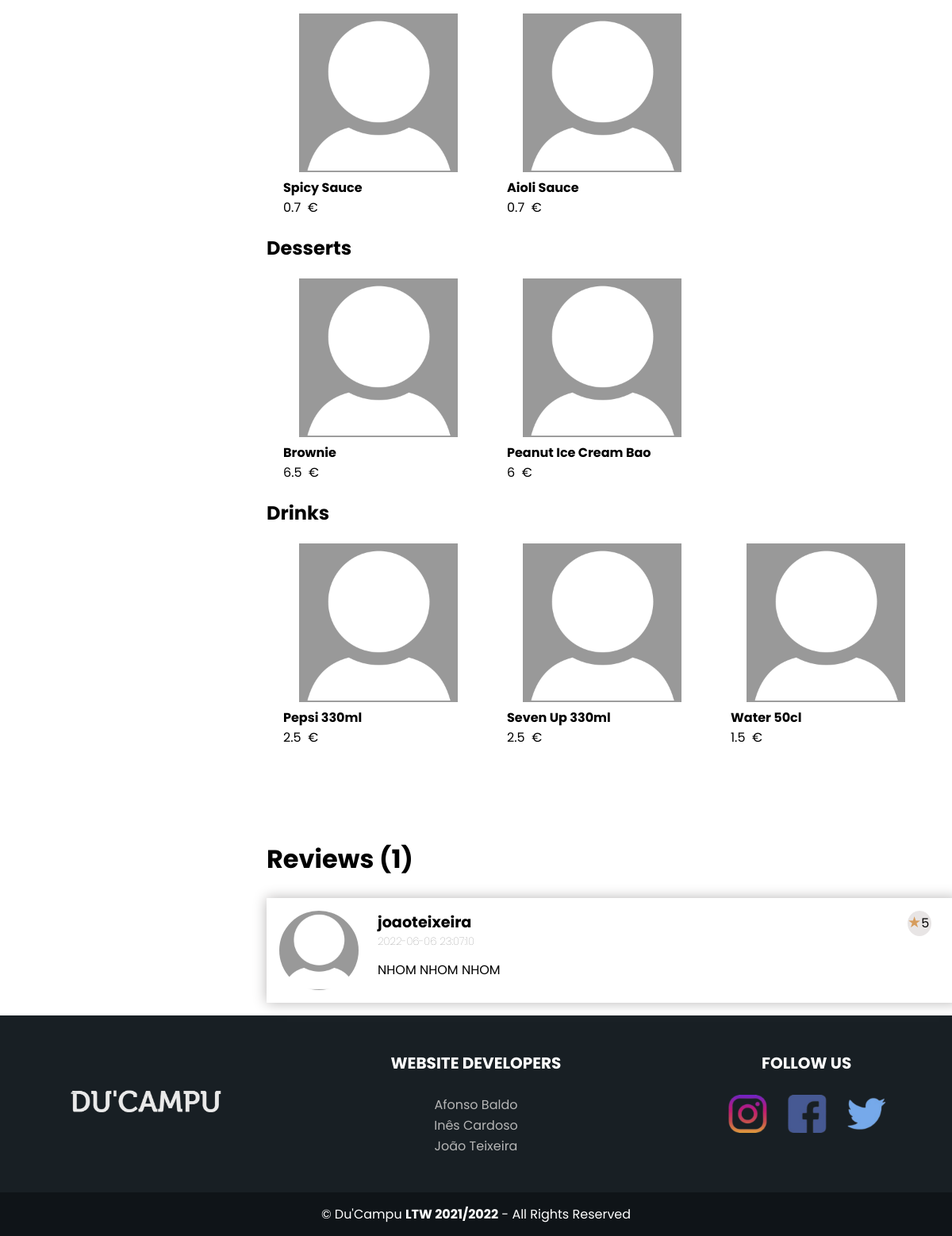
/restaurant.php?id=1 (lower part), run on an earlier commit of the app's database.
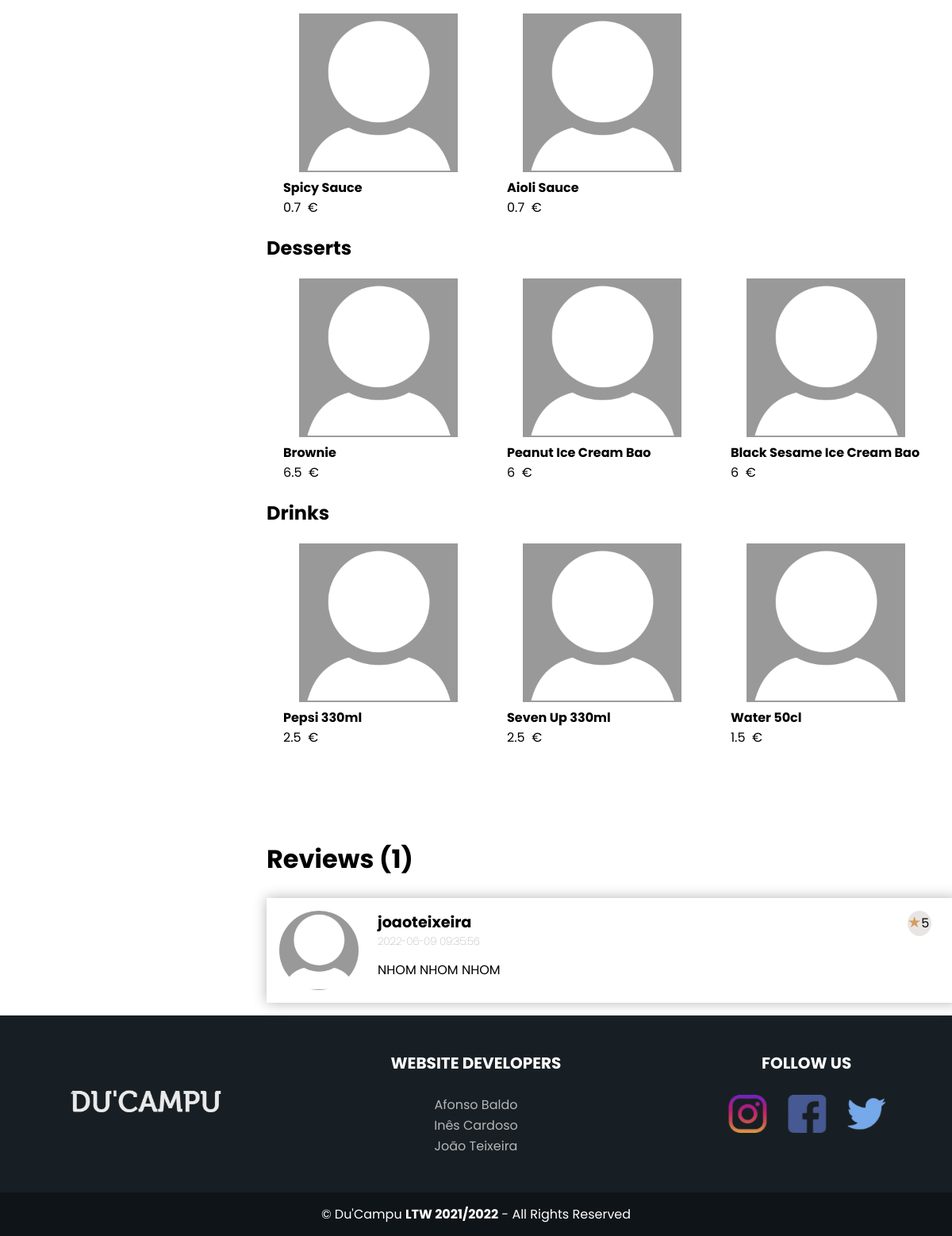
And on a later commit of the database.
### tables this page shows
CREATE TABLE "Dish" (
	"id"	INTEGER,
	"name"	TEXT NOT NULL,
	"price"	REAL NOT NULL,
	"id_photo"	INTEGER NOT NULL,
	"restaurant_id"	INTEGER NOT NULL,
	PRIMARY KEY("id" AUTOINCREMENT),
	FOREIGN KEY("restaurant_id") REFERENCES "Restaurant"("id")
	FOREIGN KEY("id_photo") REFERENCES "Photo"("id")
);

CREATE TABLE "Photo" (
	"id"	INTEGER,
	"path"	TEXT NOT NULL UNIQUE,
	PRIMARY KEY("id" AUTOINCREMENT)
);

CREATE TABLE "Reviews" (
	"id"	INTEGER,
	"review"	TEXT,
	"customer_id"	INTEGER NOT NULL,
	"points"	INTEGER NOT NULL CHECK("points" <= 5 AND "points" >= 0),
	"restaurant_id"	INTEGER NOT NULL,
	"date"	DATETIME NOT NULL Default CURRENT_TIMESTAMP,
	PRIMARY KEY("id" AUTOINCREMENT),
	FOREIGN KEY("customer_id") REFERENCES "Customer"("id"),
	FOREIGN KEY("restaurant_id") REFERENCES "Restaurant"("id")
);

CREATE TABLE "User" (
	"id"	INTEGER,
	"username"	VARCHAR NOT NULL UNIQUE,
	"name"	TEXT NOT NULL,
	"mail"	TEXT NOT NULL UNIQUE,
	"password"	VARCHAR NOT NULL,
	"address"	TEXT,
	"phone"	TEXT UNIQUE,
	"photo"	INTEGER REFERENCES "Photo"("id") Default 1,
	PRIMARY KEY("id" AUTOINCREMENT)
);

### database/restaurant.class.php (called while the page is built, shortened)
<?php
    require_once(__DIR__ . '/dish.class.php');
    require_once(__DIR__ . '/connection.db.php');
    require_once(__DIR__ . '/review.class.php');
    class Restaurant{
        public function __construct(int $id, string $name, string $address, int $owner_id, int $price){
            $this->owner_id = $owner_id;
            $db = getDatabaseConnection();
            $this->categories = Restaurant::getCategory($db, $id);
            $this->rating = Restaurant::calcRating($db, $id);
            $this->photo = Restaurant::getPhoto($db, $id);
        }
        static function getRestaurant(PDO $db, int $id) : ?Restaurant {
            $stmt = $db->prepare('SELECT * FROM Restaurant WHERE Restaurant.id=?');
            $stmt->execute(array($id));
            $restaurant = null;
            while ($restaurant_data = $stmt->fetch()) {
                $restaurant = new Restaurant(
                intval($restaurant_data['id']),
                $restaurant_data['name'],
                $restaurant_data['address'],
                intval($restaurant_data['owner_id']),
                intval($restaurant_data['price'])
                );
                break;
            }
            return $restaurant;
        }
        static function getDishes(PDO $db, int $id) : array {
            $stmt = $db->prepare('SELECT * FROM Dish WHERE Dish.restaurant_id=?');
            $stmt->execute(array($id));
            $dishes = array();
            while ($dish = $stmt->fetch()) {
                $dishes[] = new Dish(
                    intval($dish['id']),
                    $dish['name'],
                    floatval($dish['price']),
                    intval($dish['restaurant_id'])
                );
            }
            return $dishes;
        }
        static function getPhoto(PDO $db, int $id) : ?string {
            $stmt = $db->prepare('SELECT path FROM Photo WHERE Photo.id=(SELECT id_photo FROM RestaurantPhoto WHERE RestaurantPhoto.id_restaurant=?)');
            $stmt->execute(array($id));
            $path = $stmt->fetch();
            return $path['path'];
        }
        static function calcRating(PDO $db, int $id) : float {
            $stmt = $db->prepare('SELECT points FROM Reviews WHERE Reviews.restaurant_id=?');
            $stmt->execute(array($id));
            $a = array();
            while ($rating = $stmt->fetch()) {
                $a[] = $rating['points'];
            }
            return (float)((array_sum($a))/count($a));
        }
        static function getReviews(PDO $db, int $id) : array {
            $stmt = $db->prepare('SELECT * FROM Reviews WHERE Reviews.restaurant_id=?');
            $stmt->execute(array($id));
            $reviews = array();
            while($review_data = $stmt->fetch()){
                $reviews[] = new Review(
                    intval($review_data['id']),
                    $review_data['review'],
                    intval($review_data['customer_id']),
                    floatval($review_data['points']),
                    intval($review_data['restaurant_id']),
                    $review_data['date']
                );
            }
            return $reviews;
        }
        static function getCategory(PDO $db, int $id) : array {
            $stmt = $db->prepare('SELECT name FROM Category JOIN RestaurantCategory  WHERE Category.id = RestaurantCategory.id_category and RestaurantCategory.id_restaurant=?');
            $stmt->execute(array($id));
            $categories = array();
            while ($category = $stmt->fetch()) {
                $categories[] = $category['name'];
            }
            return $categories;
        }
    }
?>

### database/dish.class.php (called while the page is built, shortened)
<?php
    class Dish{
        public int $id;
        public string $name;
        public float $price;
        public function __construct(int $id, string $name, float $price, int $restaurant_id){
            $this->id = $id;
            $this->name = $name;
            $this->price = $price;
        }
        function getName() : string {
            return $this->name;
        }
        function getPrice() : float {
            return $this->price;
        }
        static function getPhoto(PDO $db, int $id) : ?string {
            $stmt = $db->prepare('SELECT path FROM Photo WHERE Photo.id=(SELECT id_photo FROM Dish WHERE Dish.id=?)');
            $stmt->execute(array($id));
            $path = $stmt->fetch()['path'];
            return $path;
        }
        function getType(PDO $db) : ?string {
            $stmt = $db->prepare('SELECT name FROM Type WHERE Type.id=(SELECT id_type FROM DishType WHERE DishType.id_dish=?)');
            $stmt->execute(array($this->id));
            $type = null;
            while ($type_data = $stmt->fetch()) {
                $type = $type_data['name'];
                break;
            }
            return $type;
        }
    }
?>

### utils/session.php (called while the page is built, shortened)
<?php
    class Session{
        function getUserId() : ?int {
            $db = getDatabaseConnection();
            $stmt = $db->prepare('SELECT id FROM User WHERE User.username=?');
            $stmt->execute(array($_SESSION["username"]));
            return intval($stmt->fetch()['id']);
        }
        public function isLogged() : bool{
            return isset($_SESSION["username"]);
        }
    }
?>

### database/user.class.php (called while the page is built, shortened)
<?php
    require_once(__DIR__ . '/restaurant.class.php');
    class User{
        public int $photo;
        public function __construct(int $id, string $username, string $password, int $photo){
        $this->photo = $photo;
        }
        static function getUser(PDO $db, string $username) : ?User {
            $stmt = $db->prepare('SELECT * FROM User WHERE User.username=?');
            $stmt->execute(array($username));
            $user = null;
            while ($user_data = $stmt->fetch()) {
                $user = new User(
                intval($user_data['id']),
                $user_data['username'],
                $user_data['password'],
                intval($user_data['photo'])
                );
                break;
            }
            return $user;
        }
        static function isCustomer(PDO $db, string $username) : bool {
            $stmt = $db->prepare('SELECT Owner.id FROM Owner INNER JOIN User ON (Owner.id=User.id AND User.username=?)');
            $stmt->execute(array($username));
            $id = $stmt->fetch()['id'];
            return $id === null;
        }
        function getPhoto(PDO $db) : string {
            $stmt = $db->prepare('SELECT path FROM Photo where id=?');
            $stmt->execute(array($this->photo));
            $path = $stmt->fetch()['path'];
            return $path;
        }
    }
?>

### database/review.class.php (called while the page is built, shortened)
<?php
    class Review{
        public int $customer_id;
        public function __construct(int $id, string $review, int $customer_id, float $points, int $restaurant_id, string $date){
        $this->review = $review;
        $this->customer_id = $customer_id;
        $this->points = $points;
        $this->date = $date;
        }
        function getUsername(PDO $db) : string{
            $stmt = $db->prepare('SELECT username FROM User WHERE User.id=?');
            $stmt->execute(array($this->customer_id));
            $username = $stmt->fetch();
            return $username['username'];
        }
    }
?>

### restaurant.php (the view, shortened to what the changed rows need)
<?php
    require_once(__DIR__ . '/template/essentials.tpl.php');
    require_once(__DIR__ . '/database/restaurant.class.php');
    require_once(__DIR__ . '/database/dish.class.php');
    require_once(__DIR__ . '/database/connection.db.php');
    require_once(__DIR__ . '/database/user.class.php');
    require_once(__DIR__ . '/utils/session.php');
    $session = new Session();
    function show_dishes_types(int $id){ ?>
                <?php
                    $types = array();
                    $db = getDatabaseConnection();
                    foreach(Restaurant::getDishes($db, $id) as $dish ){
                        $types[] = $dish->getType($db);
                    }
                        ?>
        <?php
    }
    function show_restaurant_header(int $id){ ?>
        <?php
            $db = getDatabaseConnection();
            $restaurant = Restaurant::getRestaurant($db, $id);
        ?>
        <?php
    }
    function show_dishes(int $id) {
            global $session;
            $types = array();
            $db = getDatabaseConnection();
            $dishes = Restaurant::getDishes($db, $id);
            $restaurant = Restaurant::getRestaurant($db, $id);
            $user = null;
            foreach($dishes as $dish){
                $types[] = $dish->getType($db);
            }
            foreach(array_unique($types) as $type){ ?>
                <section class="dishType" id="<?php echo ($type);?>">
                <h3><?php echo ($type);?></h3>
                <ul>
                <?php
                foreach($dishes as $dish){
                    if ($dish->getType($db) === $type) { ?>
                        <li>
                        <?php
                            if ($session->isLogged()) {
                        ?>
                            <figure class="comida" clickable onclick="<?php if ($session->getUserId() !== $restaurant->owner_id && $session->isLogged()) {
                                    echo ('open_add_order_popup_favorite(this)');
                            }?>"
                            data-dish_id="<?php echo($dish->id)?>"
                            data-dish_name="<?php echo($dish->getName())?>"
                            data-dish_photo="<?php echo($dish->getPhoto($db, $id))?>"
                            data-dish_price="<?php echo($dish->getPrice())?>"  >
                            <div class = "photoContainer">
                            <img src="<?php echo($dish->getPhoto($db, $dish->id)); ?>" alt="<?php echo($dish->getName()); ?>" width="200px" height="200px" />
                            <?php
                            if ($session->getUserId() !== $restaurant->owner_id) {
                            ?>
                            <img id="heart_favorite" src="<?php
                                if ($dish->isFavDish($db, $user->id)) {
                                    echo "images/heart.png";
                                }else{
                                    echo "images/heartNotSelected.png";
                                }
                            ?>"  />
                            <?php
                            }
                            ?>
                             </div>
                            <figcaption> <?php echo($dish->getName()); ?> </figcaption>
                            <p class="preco"><?php echo($dish->getPrice()); ?> &nbsp;€</p>
                            <?php
                            if (!User::isCustomer($db, $session->getUsername()) && $session->getUserId() === $restaurant->owner_id) {
                            ?>
                            <input type="image" class="redCross" src="images/red_cross.png" onclick="location.href='/action/action_remove_dish.php?id=<?php echo($dish->id); ?>'" />
                            <input type="image" class="editDishButton" src="images/editIcon.png" onclick="open_edit_restaurant_popup(this)"/>
                            <?php
                            }
                            ?>
                        </figure>
                        <?php
                        }
                        else { ?>
                            <figure class="comida" clickable onclick="<?php if ($session->getUserId() !== $restaurant->owner_id) {
                                echo('open_add_order_popup(this)');
                            } ?>"
                            data-dish_id="<?php echo($dish->id)?>"
                            data-dish_name="<?php echo($dish->getName())?>"
                            data-dish_photo="<?php echo($dish->getPhoto($db, $id))?>"
                            data-dish_price="<?php echo($dish->getPrice())?>"   >
                            <img src="<?php echo($dish->getPhoto($db, $id)); ?>" alt="<?php echo($dish->getName()); ?>" width="200px" height="200px" />
                            <figcaption> <?php echo($dish->getName()); ?> </figcaption>
                            <p class="preco"><?php echo($dish->getPrice()); ?> &nbsp;€</p>
                        </figure>
                        <?php
                        }
                        ?>
                        </li>
                <?php
                }
            }
            ?>
                </ul>
            </section>
            <?php
            }
            ?>
            <?php
    }
        ?>
        <?php
    function show_reviews(int $id){
        $db = getDatabaseConnection();
        $reviews = Restaurant::getReviews($db, $id);
        foreach($reviews as $review){
            $photo = User::getUser($db, $review->getUsername($db))->getPhoto($db);
            ?>
            <section class = "review">
                <img class="reviewPhoto" src = "<?php echo($photo); ?>"/>
                <div class = "basicInfo">
                    <p class="reviewUsername"><?php echo($review->getUsername($db)); ?></p>
                    <p class="date"><?php echo($review->date); ?></p>
                </div>
                <p class="reviewText"><?php echo($review->review); ?></p>
                <p class="points"><?php echo($review->points); ?></p>
        <?php
        }
    }
    ?>
<!DOCTYPE html>
<html>
    <head>
        <link rel="stylesheet" href="css/style.css">
        <link rel="stylesheet" href="css/restaurantPage.css">
        <link rel="stylesheet" href="css/position.css">
    </head>
    <body>
    <main>
        <article class="restaurant-page">
        <?php
        $db = getDatabaseConnection();
        $restaurant_id = intval($_GET['id']);
        show_restaurant_header($restaurant_id);
        ?>
            <main>
                    <?php show_dishes_types($restaurant_id); ?>
                <section id="listaPratos">
                    <?php show_dishes($restaurant_id); ?>
                </section>
            </main>
            <div id = "reviewsContainer">
                <section class="reviews">
                    <h1> Reviews (<?php
                    $reviews = Restaurant::getReviews($db, $restaurant_id);
                    echo sizeof($reviews);?>)</h1>
                    <br>
                    <?php show_reviews($restaurant_id); ?>
                </section>
            </div>
        </article>
    </main>
    </body>
</html>

What changed in the data, as far as the page shows it:
added dish: id_photo.path (placeholder picture), name "Black Sesame Ice Cream Bao", price "6", shown under "Desserts"
changed reviews "NHOM NHOM NHOM": date "2022-06-06 23:07:10" → "2022-06-09 09:35:56"
